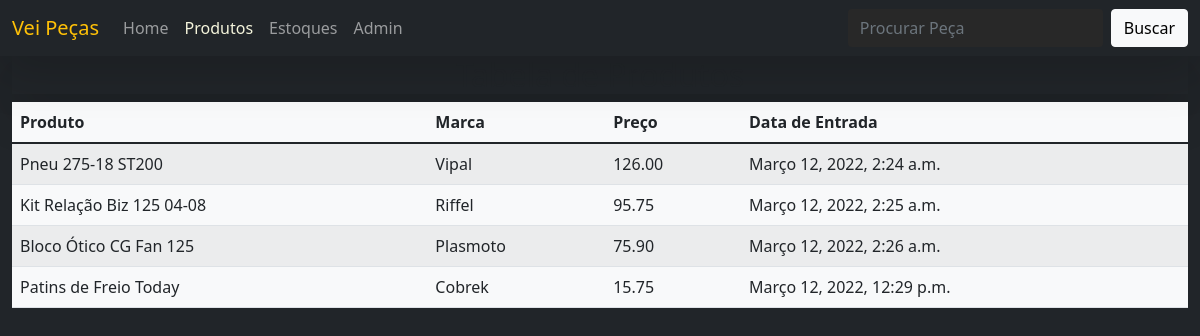
The app's page /produtos/, older data.
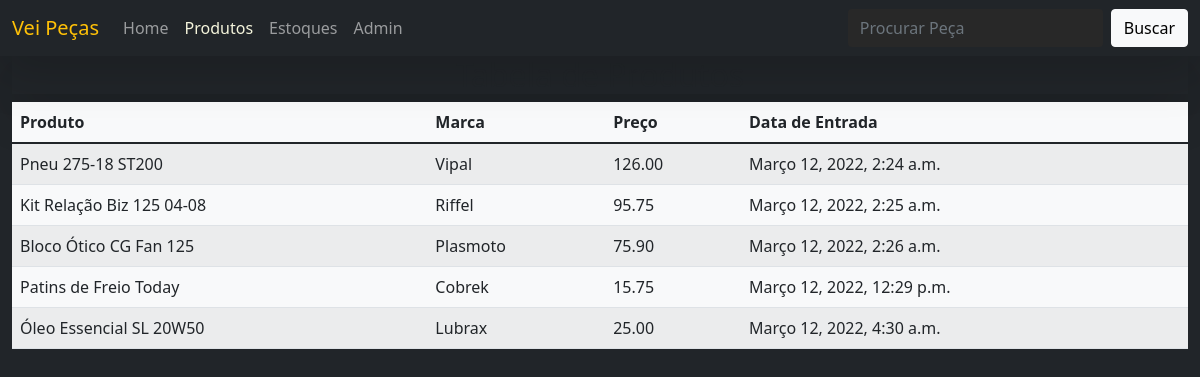
The same page, newer data.
### produtos/models.py (models this page shows, shortened)
class Base(models.Model):
  criacao = models.DateTimeField(auto_now_add=True)
  atualizacao = models.DateTimeField(auto_now=True)
  ativo = models.BooleanField(default=True)
  class Meta:
    abstract = True

class Produto(Base):
  titulo = models.CharField(max_length=255)
  marca = models.CharField(max_length=255)
  preco = MoneyField(max_digits=14, decimal_places=2, default_currency='BRL')
  imagem = models.URLField(max_length=255, blank=True)
  class Meta:
    verbose_name = 'Produto'
    verbose_name_plural = 'Produtos'

### produtos/views.py (the view)
# urls.py: path('produtos/', ProdutoListView.as_view()),
class ProdutoListView(ListView):
  model = Produto

### produtos/templates/produtos/produto_list.html (shortened to what this page needs)
{% extends 'base.html' %}
	{% block content %}
	<h2 class="text-center shadow-lg">Tabela de Produtos</h2>
	<table class="table table-striped table-ligth table-responsive-md min-vw-50 mt-2 mx-auto bg-light overflow-auto rounded-8">
		<thead >
			<tr>
				<th>Produto</th>
				<th>Marca</th>
				<th>Preço</th>
				<th>Data de Entrada</th>
			</tr>
		</thead>
		<tbody>
			{% for item in produto_list %}
			<tr>
				<td> {{ item.titulo }}</td>
				<td> {{ item.marca }} </td>
				<td> {{ item.preco }} </td>
				<td> {{ item.criacao }} </td>
			</tr>
			{%  endfor%}
		</tbody>
	</table>
	{% endblock %}

Row changes from the older to the newer data that the page shows:
added Produto: titulo "Óleo Essencial SL 20W50", marca "Lubrax", preco "25.00", criacao "Março 12, 2022, 4:30 a.m."
